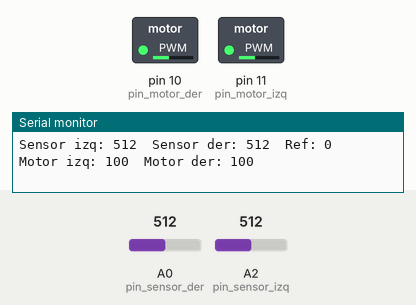
A sketch run on a simulated Arduino Uno, built with avr-gcc and run on an emulated ATmega328P. Parts: switched loads named in the sketch (green lamp = pin HIGH), the last lines printed to the serial monitor. Inputs (shaded band) come from the test bench; at power-on: A0 (pin_sensor_der) = 512, A2 (pin_sensor_izq) = 512.

Above: at 1.2 s.
1.3 s: A0 (pin_sensor_der) set to 703
At 2.0 s:
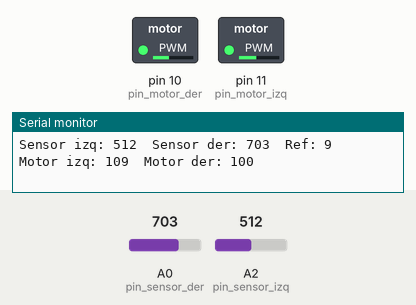
4.3 s: A0 (pin_sensor_der) set to 730
At 5.3 s:
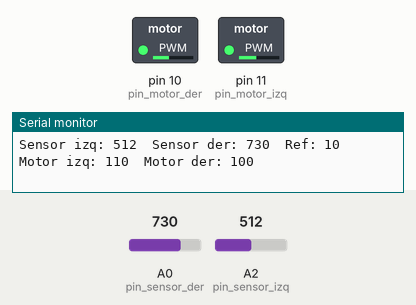
7.3 s: A2 (pin_sensor_izq) set to 0
At 8.5 s:
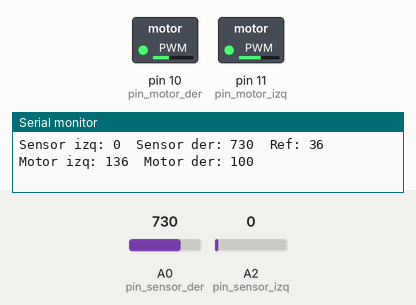
8.8 s: A2 (pin_sensor_izq) set to 8
11.8 s: A2 (pin_sensor_izq) set to 11
At 13.0 s:
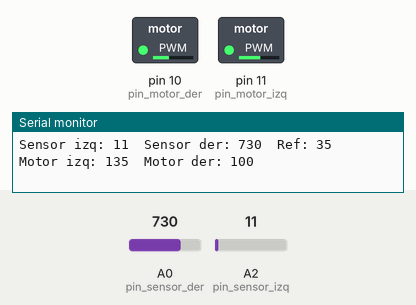
13.3 s: A2 (pin_sensor_izq) set to 716
At 14.3 s:
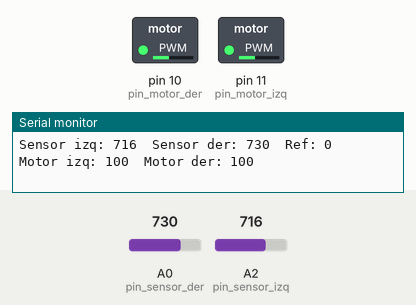
Timing chart, 0 to 15.8 s (numbered marks = the images above; inputs shaded):
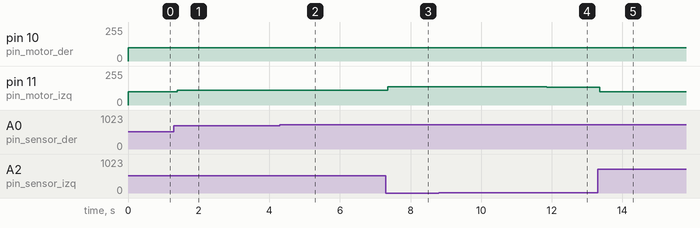

Measured:
- after the input at 1.3 s, pin 11 (pin_motor_izq): 100/255 → 109/255 after 0.10 s
- after the input at 4.3 s, pin 11 (pin_motor_izq): 109/255 → 110/255 after 0.09 s
- after the input at 7.3 s, pin 11 (pin_motor_izq): 110/255 → 136/255 after 0.05 s
- after the input at 11.8 s, pin 11 (pin_motor_izq): 136/255 → 135/255 after 0.06 s
- after the input at 13.3 s, pin 11 (pin_motor_izq): 135/255 → 100/255 after 0.06 s

The sketch:

QTRSensor.ino
```cpp
// Pin de conxión a los motores
int pin_motor_izq = 11;
int pin_motor_der = 10;

// Pin de lectura sensores
int pin_sensor_izq = A2;
int pin_sensor_der = A0;

int lectura_izquierda;
int lectura_derecha;
int base = 100;
int referencia;

template <typename T>
Print& operator<<(Print& printer, T value){
  printer.print(value);
  return printer;
}

void setup() {
  // Setup Pines
  pinMode(pin_motor_izq,OUTPUT);
  pinMode(pin_motor_der,OUTPUT);

  pinMode(pin_sensor_izq,INPUT);
  pinMode(pin_sensor_der,INPUT);
  Serial.begin(9600);
}
// Blanco ~50; Negro ~900

void loop() {
  // Leemos los sensores
  lectura_izquierda = analogRead(pin_sensor_izq);
  lectura_derecha = analogRead(pin_sensor_der);
  // Generamos la referencia
  referencia = (lectura_derecha-lectura_izquierda)/20;
  Serial << "Sensor izq: " << lectura_izquierda << '\t';
  Serial << "Sensor der: " << lectura_derecha << '\t';
  Serial << "Ref: " << referencia << '\t' << '\t';
  //Serial.println();
  if ( referencia < 0 ){
    analogWrite(pin_motor_izq,base);
    analogWrite(pin_motor_der,base + abs(referencia));
    Serial << "Motor izq: " << base << '\t';
    Serial << "Motor der: " << base + abs(referencia) << '\t';
  }
  else{
    analogWrite(pin_motor_der,base);
    analogWrite(pin_motor_izq, base + abs(referencia));
    Serial << "Motor izq: " << base +abs(referencia) << '\t';
    Serial << "Motor der: " << base  << '\t';
 }
 Serial.println();
 delay(1);
}
```
